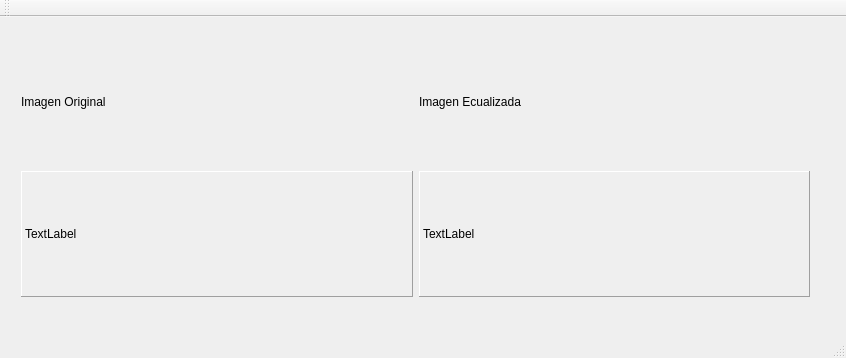
<?xml version="1.0" encoding="UTF-8"?>
<ui version="4.0">
 <class>MainWindow</class>
 <widget class="QMainWindow" name="MainWindow">
  <property name="geometry">
   <rect>
    <x>0</x>
    <y>0</y>
    <width>846</width>
    <height>358</height>
   </rect>
  </property>
  <property name="windowTitle">
   <string>MainWindow</string>
  </property>
  <widget class="QWidget" name="centralWidget">
   <widget class="QWidget" name="horizontalLayoutWidget">
    <property name="geometry">
     <rect>
      <x>10</x>
      <y>10</y>
      <width>811</width>
      <height>281</height>
     </rect>
    </property>
    <layout class="QHBoxLayout" name="horizontalLayout">
     <item>
      <layout class="QVBoxLayout" name="verticalLayout_4">
       <item>
        <widget class="QLabel" name="label_3">
         <property name="text">
          <string>Imagen Original</string>
         </property>
        </widget>
       </item>
       <item>
        <widget class="QLabel" name="label">
         <property name="enabled">
          <bool>true</bool>
         </property>
         <property name="frameShape">
          <enum>QFrame::Panel</enum>
         </property>
         <property name="frameShadow">
          <enum>QFrame::Raised</enum>
         </property>
         <property name="text">
          <string>TextLabel</string>
         </property>
        </widget>
       </item>
      </layout>
     </item>
     <item>
      <layout class="QVBoxLayout" name="verticalLayout_5">
       <item>
        <widget class="QLabel" name="label_4">
         <property name="text">
          <string>Imagen Ecualizada</string>
         </property>
        </widget>
       </item>
       <item>
        <widget class="QLabel" name="label_2">
         <property name="frameShape">
          <enum>QFrame::Panel</enum>
         </property>
         <property name="frameShadow">
          <enum>QFrame::Raised</enum>
         </property>
         <property name="text">
          <string>TextLabel</string>
         </property>
        </widget>
       </item>
      </layout>
     </item>
    </layout>
   </widget>
  </widget>
  <widget class="QMenuBar" name="menuBar">
   <property name="geometry">
    <rect>
     <x>0</x>
     <y>0</y>
     <width>846</width>
     <height>17</height>
    </rect>
   </property>
  </widget>
  <widget class="QToolBar" name="mainToolBar">
   <attribute name="toolBarArea">
    <enum>TopToolBarArea</enum>
   </attribute>
   <attribute name="toolBarBreak">
    <bool>false</bool>
   </attribute>
  </widget>
  <widget class="QStatusBar" name="statusBar"/>
 </widget>
 <layoutdefault spacing="6" margin="11"/>
 <resources/>
 <connections/>
</ui>
